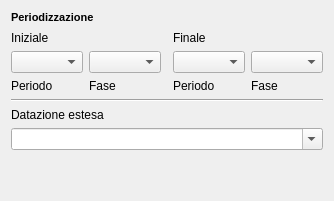
     <widget class="QWidget" name="tab_2">
      <attribute name="title">
       <string>Periodizzazione</string>
      </attribute>
      <layout class="QGridLayout" name="gridLayout_10">
       <item row="0" column="0">
        <layout class="QGridLayout" name="gridLayout_15">
         <item row="0" column="0" colspan="4">
          <widget class="QLabel" name="label_12">
           <property name="font">
            <font>
             <pointsize>8</pointsize>
             <weight>75</weight>
             <bold>true</bold>
            </font>
           </property>
           <property name="text">
            <string>Periodizzazione </string>
           </property>
          </widget>
         </item>
         <item row="1" column="0">
          <widget class="QLabel" name="label_37">
           <property name="minimumSize">
            <size>
             <width>0</width>
             <height>15</height>
            </size>
           </property>
           <property name="text">
            <string>Iniziale </string>
           </property>
          </widget>
         </item>
         <item row="1" column="3">
          <widget class="QLabel" name="label_14">
           <property name="minimumSize">
            <size>
             <width>0</width>
             <height>15</height>
            </size>
           </property>
           <property name="text">
            <string>Finale </string>
           </property>
          </widget>
         </item>
         <item row="4" column="3">
          <widget class="QLabel" name="label_10">
           <property name="text">
            <string>Periodo </string>
           </property>
          </widget>
         </item>
         <item row="4" column="4">
          <widget class="QLabel" name="label_32">
           <property name="text">
            <string>Fase </string>
           </property>
          </widget>
         </item>
         <item row="3" column="1">
          <widget class="QComboBox" name="comboBox_fas_iniz"/>
         </item>
         <item row="3" column="3">
          <widget class="QComboBox" name="comboBox_per_fin"/>
         </item>
         <item row="3" column="4">
          <widget class="QComboBox" name="comboBox_fas_fin"/>
         </item>
         <item row="4" column="1">
          <widget class="QLabel" name="label_16">
           <property name="text">
            <string>Fase </string>
           </property>
          </widget>
         </item>
         <item row="4" column="0">
          <widget class="QLabel" name="label_24">
           <property name="text">
            <string>Periodo </string>
           </property>
          </widget>
         </item>
         <item row="3" column="0">
          <widget class="QComboBox" name="comboBox_per_iniz"/>
         </item>
        </layout>
       </item>
       <item row="4" column="0">
        <spacer name="verticalSpacer">
         <property name="orientation">
          <enum>Qt::Vertical</enum>
         </property>
         <property name="sizeHint" stdset="0">
          <size>
           <width>20</width>
           <height>40</height>
          </size>
         </property>
        </spacer>
       </item>
       <item row="1" column="0">
        <widget class="Line" name="line_2">
         <property name="orientation">
          <enum>Qt::Horizontal</enum>
         </property>
        </widget>
       </item>
       <item row="2" column="0">
        <widget class="QLabel" name="label_17">
         <property name="text">
          <string>Datazione estesa</string>
         </property>
        </widget>
       </item>
       <item row="3" column="0">
        <widget class="QComboBox" name="comboBox_datazione_estesa">
         <property name="editable">
          <bool>true</bool>
         </property>
        </widget>
       </item>
      </layout>
     </widget>
